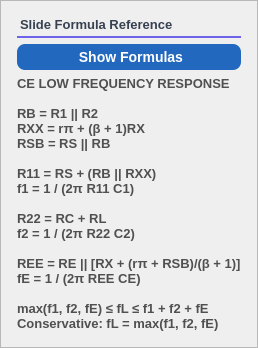
        <widget class="QFrame" name="frameFormula_2">
         <property name="maximumSize">
          <size>
           <width>900</width>
           <height>16777215</height>
          </size>
         </property>
         <property name="styleSheet">
          <string notr="true">#frameFormula_2 { 
	background-color: #ffffff; 
	border-right: 1px solid #e5e7eb;
    background-color: white;
    border: 1px solid #e5e7eb;
    border-radius: 14px;
}
</string>
         </property>
         <property name="frameShape">
          <enum>QFrame::Shape::StyledPanel</enum>
         </property>
         <layout class="QVBoxLayout" name="formulaCardLayout">
          <property name="leftMargin">
           <number>16</number>
          </property>
          <property name="topMargin">
           <number>16</number>
          </property>
          <property name="rightMargin">
           <number>16</number>
          </property>
          <property name="bottomMargin">
           <number>16</number>
          </property>
          <item>
           <widget class="QLabel" name="labelFormulaTitle">
            <property name="sizePolicy">
             <sizepolicy hsizetype="Preferred" vsizetype="Fixed">
              <horstretch>0</horstretch>
              <verstretch>0</verstretch>
             </sizepolicy>
            </property>
            <property name="styleSheet">
             <string notr="true">QLabel {
    color: #374151;
    font-size: 13px;
    font-weight: 600;
	background-color: transparent;
    padding-bottom: 4px;
    border: none;
    border-bottom: 2px solid #6D63E8;
	
	
	font: 13pt &quot;Rockwell&quot;;
}</string>
            </property>
            <property name="text">
             <string>Slide Formula Reference</string>
            </property>
            <property name="sectionTitle" stdset="0">
             <bool>true</bool>
            </property>
           </widget>
          </item>
          <item>
           <widget class="QPushButton" name="pushButtonShowFormulas">
            <property name="enabled">
             <bool>true</bool>
            </property>
            <property name="maximumSize">
             <size>
              <width>500</width>
              <height>30</height>
             </size>
            </property>
            <property name="cursor">
             <cursorShape>PointingHandCursor</cursorShape>
            </property>
            <property name="styleSheet">
             <string notr="true">QPushButton {
    /* Your original blue */
    background-color: rgb(34, 104, 190); 
    color: white;
    border: none;
    border-radius: 8px;
    font-size: 14px;
    font-weight: 600;
    padding: 5px 20px;
}

QPushButton:hover {
    /* A slightly brighter, more vibrant version of your blue */
    background-color: rgb(46, 126, 219); 
}

QPushButton:pressed {
    /* A deeper, more saturated version for tactile feedback */
    background-color: rgb(26, 86, 161); 
}

QPushButton:disabled {
    background-color: #e2e8f0;
    color: #94a3b8;
}</string>
            </property>
            <property name="text">
             <string> Show Formulas</string>
            </property>
           </widget>
          </item>
          <item>
           <widget class="QLabel" name="labelFormulaText">
            <property name="sizePolicy">
             <sizepolicy hsizetype="Preferred" vsizetype="Fixed">
              <horstretch>0</horstretch>
              <verstretch>0</verstretch>
             </sizepolicy>
            </property>
            <property name="styleSheet">
             <string notr="true">QLabel {
    color: rgb(80, 80, 80);                  /* soft dark gray */
    font-size: 13px;
    font-weight: 500;
    font-family: &quot;Segoe UI&quot;, &quot;Roboto&quot;, sans-serif;
}</string>
            </property>
            <property name="text">
             <string>CE LOW FREQUENCY RESPONSE

RB = R1 || R2
RXX = rπ + (β + 1)RX
RSB = RS || RB

R11 = RS + (RB || RXX)
f1 = 1 / (2π R11 C1)

R22 = RC + RL
f2 = 1 / (2π R22 C2)

REE = RE || [RX + (rπ + RSB)/(β + 1)]
fE = 1 / (2π REE CE)

max(f1, f2, fE) ≤ fL ≤ f1 + f2 + fE
Conservative: fL = max(f1, f2, fE)</string>
            </property>
            <property name="wordWrap">
             <bool>true</bool>
            </property>
           </widget>
          </item>
         </layout>
        </widget>
